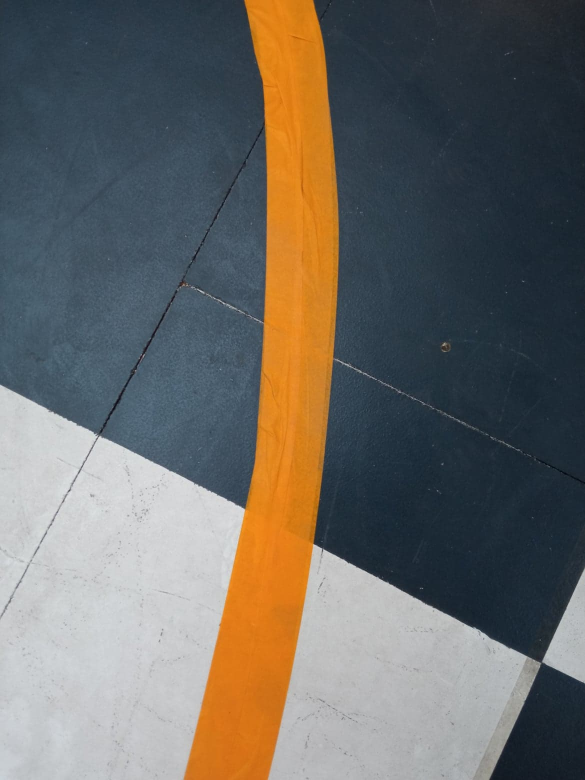
#> input picture Test_line_follower/Photo_orange.JPG, 1170 x 1560 px, given in place of video, which was not available (shown at 1/2 size)
$ python lineFollowing_2.py
#> lines starting #> are read from the running program, lines starting #| are printed output that depends on the picture; after the words box and inside, x2 and y2 are one past the last pixel; in counts of white or black regions, pixels touching at a corner belong together; pictures that were not available may be replaced by others from this repository, and a replacement may not be noted
import cv2
import numpy as np

# cap = cv2.VideoCapture(0)
hsvVals = [10, 100, 20, 25, 255, 255]
sensors = 3
threshold = 0.05
width, height = 480, 360
sensitivity = 3  # if number is high then sensitivity is low
weights = [-25, -15, 0, 15, 25]
fspeed = 15
curve = 0


def threshholding(img):
    hsv = cv2.cvtColor(img, cv2.COLOR_BGR2HSV)
    lower = np.array([hsvVals[0], hsvVals[1], hsvVals[2]])
    upper = np.array([hsvVals[3], hsvVals[4], hsvVals[5]])
    mask = cv2.inRange(hsv, lower, upper)
    return mask


def getContours(imgThres, img):
    contours, hierarcy = cv2.findContours(imgThres, cv2.RETR_EXTERNAL, cv2.CHAIN_APPROX_NONE)
    biggest = max(contours, key=cv2.contourArea)
    x, y, w, h = cv2.boundingRect(biggest)
    cx = x + w // 2
    cy = y + h // 2
    cv2.drawContours(img, biggest, -1, (255, 0, 255), 7)
    cv2.circle(img, (cx, cy), 10, (0, 255, 0), cv2.FILLED)
    return cx


def getSensorOutput(imgThres, sensors):
    imgs = np.hsplit(imgThres, sensors);                  # The number of splits that the image is split into
    totalpixels = img.shape[1] // sensors * img.shape[0]  #
    senOut = []
    for x, im in enumerate(imgs):
        pixelCount = cv2.countNonZero(im)
        if pixelCount > threshold * totalpixels:
            senOut.append(1)
        else:
            senOut.append(0)

        cv2.imshow(str(x), im)
    print(senOut)
    return senOut


def sendCommands(senOut, cx):
    global curve
    ## Translation :
    lr = (cx - width // 2) // sensitivity
    lr = int(np.clip(lr, -10, 10))

    if lr < 2 and lr > -2:
        lr = 0
    ## Rotation
    if senOut == [1, 0, 0]:
        curve = weights[0]
    elif senOut == [1, 1, 0]:
        curve = weights[1]
    elif senOut == [0, 1, 0]:
        curve = weights[2]
    elif senOut == [0, 1, 1]:
        curve = weights[3]
    elif senOut == [0, 0, 1]:
        curve = weights[4]

    elif senOut == [0, 0, 0]:
        curve = weights[2]
    elif senOut == [1, 1, 1]:
        curve = weights[2]
    elif senOut == [1, 0, 1]:
        curve = weights[2]

    # me.send_rc_control(lr,fspeed,0,curve)


# cap = cv2.VideoCapture(0)
url = "http://10.46.16.169:8080/video"       #DYNAMIC :uncomment for the dynamic test
cap = cv2.VideoCapture(url)                  #DYNAMIC :uncomment for the dynamic test
while True:
    _, img = cap.read()                      #DYNAMIC :uncomment for the dynamic test
#> img is the input picture: shape (1560, 1170, 3); mean B, G, R 100, 104.5, 106.7
    #### Testing on a static image
    # img = cv2.imread("Test_line_follower/Photo_orange.JPG")   #STATIC: Uncomment for the static test
    ####
    # cv2.imshow('image', img)
    img = cv2.resize(img, (width, height))
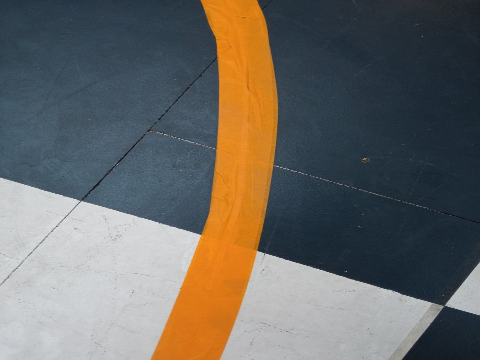
#> img: shape (360, 480, 3); mean B, G, R 99.9, 104.4, 106.6

    # img_flip = img.flip(img,0)
    imgThres = threshholding(img)
#> in threshholding, `hsv = cv2.cvtColor(img, cv2.COLOR_BGR2HSV)`: hsv: shape (360, 480, 3); mean H, S, V 90.4, 88.2, 123.9
#> in threshholding, `mask = cv2.inRange(hsv, lower, upper)`:
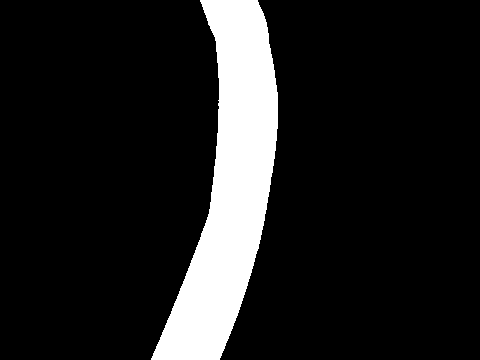
#> mask: shape (360, 480); 12.7% white; 1 white region
    cx = getContours(imgThres, img)  # fo the drone to translate to the wanted x position
#> in getContours, `contours, hierarcy = cv2.findContours(imgThres, cv2.RETR_EXTERNAL, cv2..`: contours = 1 contour; box (x1, y1, x2, y2) and area: (151, 0, 278, 360) 21464
#> in getContours, `biggest = max(contours, key=cv2.contourArea)`: biggest = contour of 843 points, box (x1, y1, x2, y2) (151, 0, 278, 360), area 21464
#> in getContours, `x, y, w, h = cv2.boundingRect(biggest)`: x = 151; y = 0; w = 127; h = 360
#> in getContours, `cx = x + w // 2`: cx = 214
#> in getContours, `cy = y + h // 2`: cy = 180
#> in getContours, `cv2.circle(img, (cx, cy), 10, (0, 255, 0), cv2.FILLED)`:
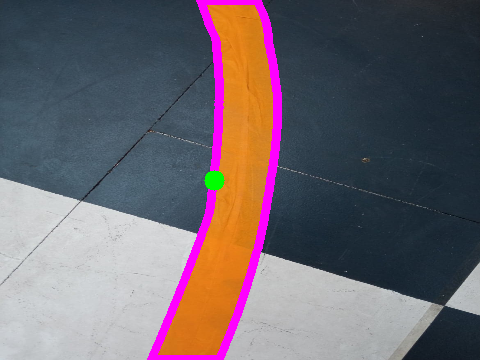
#> img: shape (360, 480, 3); mean B, G, R 107.2, 100, 110
#> cx = 214
    senOut = getSensorOutput(imgThres, sensors)  # Rotation
#> in getSensorOutput, `imgs = np.hsplit(imgThres, sensors);`: imgs = 3 items
#> the loop in getSensorOutput, `for x, im in enumerate(imgs):` made 3 passes
#> pixelCount on passes 1 to 3: 101, 21785, 0
#> pass 1, in getSensorOutput, `cv2.imshow(str(x), im)`:
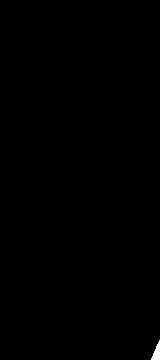
#> window '0': shape (360, 160); 0.18% white; 1 white region, box (x1, y1, x2, y2) and area: (151, 340, 160, 360) 101
#> pass 2, in getSensorOutput, `cv2.imshow(str(x), im)`:
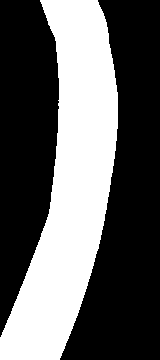
#> window '1': shape (360, 160); 37.8% white; 1 white region, box (x1, y1, x2, y2) and area: (0, 0, 118, 360) 21785
#> after the loop in getSensorOutput, `for x, im in enumerate(imgs):`: senOut = [0, 1, 0]
#| [0, 1, 0]
#> senOut = [0, 1, 0]
    sendCommands(senOut, cx)
#> in sendCommands, `lr = (cx - width // 2) // sensitivity`: lr = -9
    cv2.imshow('image',img)
    cv2.imshow('path', imgThres)

    cv2.waitKey(100)
    print(img)
#> (printed output is left out)
